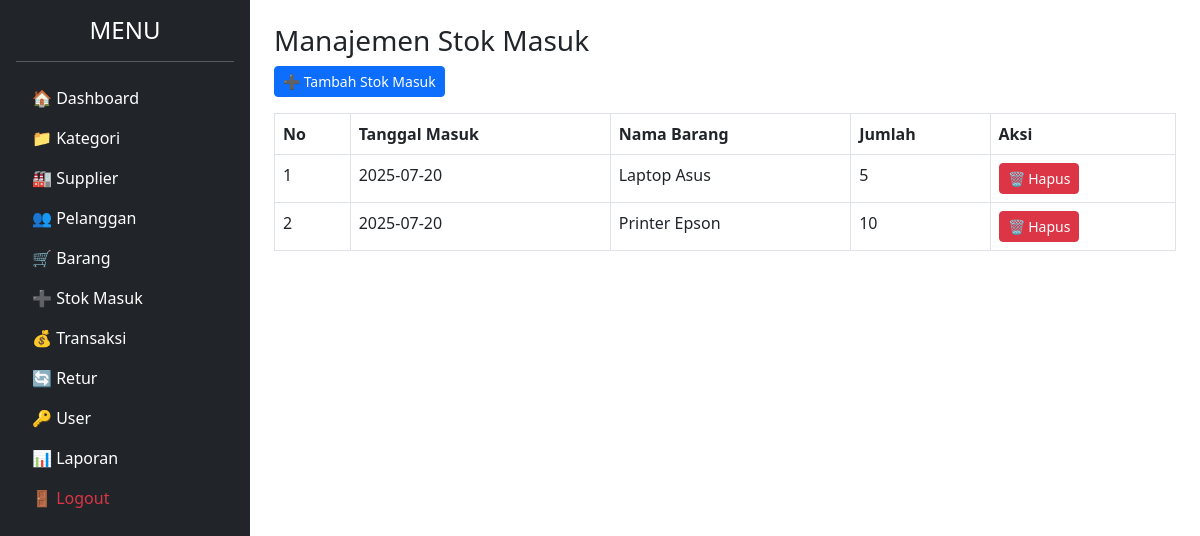
The app's page /admin/stok_masuk/index.php (signed in) with its own data.
### tables this page shows
CREATE TABLE `stok_masuk` (
  `id` int NOT NULL,
  `id_barang` int DEFAULT NULL,
  `id_supplier` int DEFAULT NULL,
  `jumlah` int DEFAULT NULL,
  `tanggal` date DEFAULT NULL
);

CREATE TABLE `barang` (
  `id` int NOT NULL,
  `kode_barang` varchar(50) NOT NULL,
  `nama_barang` varchar(100) NOT NULL,
  `id_kategori` int DEFAULT NULL,
  `harga_beli` decimal(15,2) DEFAULT NULL,
  `harga_jual` decimal(15,2) DEFAULT NULL,
  `stok` int DEFAULT '0',
  `harga` int NOT NULL DEFAULT '0'
);

### admin/stok_masuk/index.php (the view, shortened to what this page needs)
<?php
include '../../config/koneksi.php';
?>
<!DOCTYPE html>
<html lang="id">
<head>
    <link href="https://cdn.jsdelivr.net/npm/bootstrap@5.3.0/dist/css/bootstrap.min.css" rel="stylesheet">
</head>
<body>
<div class="d-flex">
    <div class="bg-dark text-white p-3" style="width:250px; min-height:100vh;">
        <h4 class="text-center">MENU</h4><hr>
        <ul class="nav flex-column">
            <li class="nav-item"><a href="../index.php" class="nav-link text-white">🏠 Dashboard</a></li>
            <li class="nav-item"><a href="../kategori/index.php" class="nav-link text-white">📁 Kategori</a></li>
            <li class="nav-item"><a href="../supplier/index.php" class="nav-link text-white">🏭 Supplier</a></li>
            <li class="nav-item"><a href="../pelanggan/index.php" class="nav-link text-white">👥 Pelanggan</a></li>
            <li class="nav-item"><a href="../barang/index.php" class="nav-link text-white">🛒 Barang</a></li>
            <li class="nav-item"><a href="index.php" class="nav-link text-white">➕ Stok Masuk</a></li>
            <li class="nav-item"><a href="../transaksi/index.php" class="nav-link text-white">💰 Transaksi</a></li>
            <li class="nav-item"><a href="../retur/index.php" class="nav-link text-white">🔄 Retur</a></li>
            <li class="nav-item"><a href="../users/index.php" class="nav-link text-white">🔑 User</a></li>
            <li class="nav-item"><a href="../laporan/index.php" class="nav-link text-white">📊 Laporan</a></li>
            <li class="nav-item"><a href="../../login/logout.php" class="nav-link text-danger">🚪 Logout</a></li>
        </ul>
    </div>
    <div class="p-4 flex-grow-1">
        <h3>Manajemen Stok Masuk</h3>
        <a href="tambah.php" class="btn btn-primary btn-sm mb-3">➕ Tambah Stok Masuk</a>
        <table class="table table-bordered">
            <tr>
                <th>No</th>
                <th>Tanggal Masuk</th>
                <th>Nama Barang</th>
                <th>Jumlah</th>
                <th>Aksi</th>
            </tr>
            <?php
            $no = 1;
            $query = mysqli_query($koneksi, "SELECT stok_masuk.*, barang.nama_barang FROM stok_masuk
                JOIN barang ON stok_masuk.id_barang = barang.id");
            while ($data = mysqli_fetch_assoc($query)) {
            ?>
            <tr>
                <td><?= $no++; ?></td>
                <td><?= $data['tanggal']; ?></td>
                <td><?= $data['nama_barang']; ?></td>
                <td><?= $data['jumlah']; ?></td>
                <td>
                    <a href="?hapus=<?= $data['id']; ?>" class="btn btn-danger btn-sm" onclick="return confirm('Yakin Hapus?')">🗑️ Hapus</a>
                </td>
            </tr>
            <?php } ?>
        </table>
    </div>
</div>
</body>
</html>

### records on screen
stok_masuk: tanggal "2025-07-20", id_barang.nama_barang "Laptop Asus", jumlah "5"
stok_masuk: tanggal "2025-07-20", id_barang.nama_barang "Printer Epson", jumlah "10"
